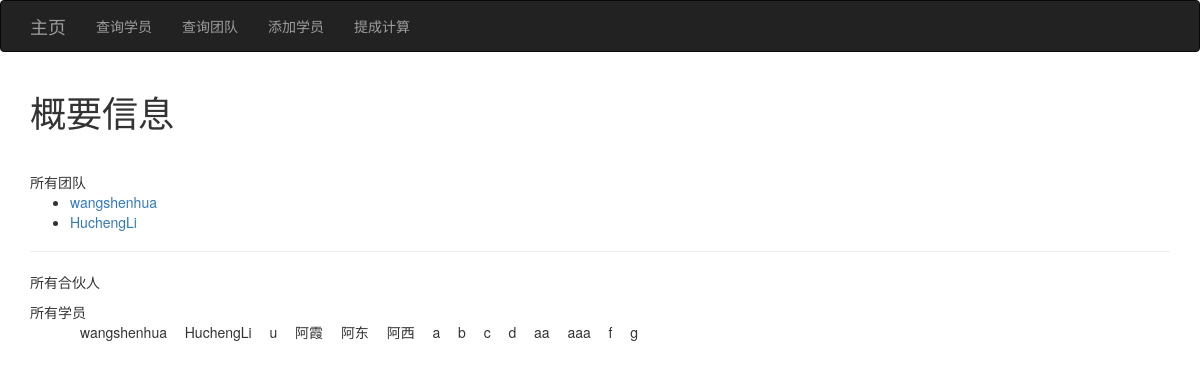
/, run on an earlier commit of the app's database.
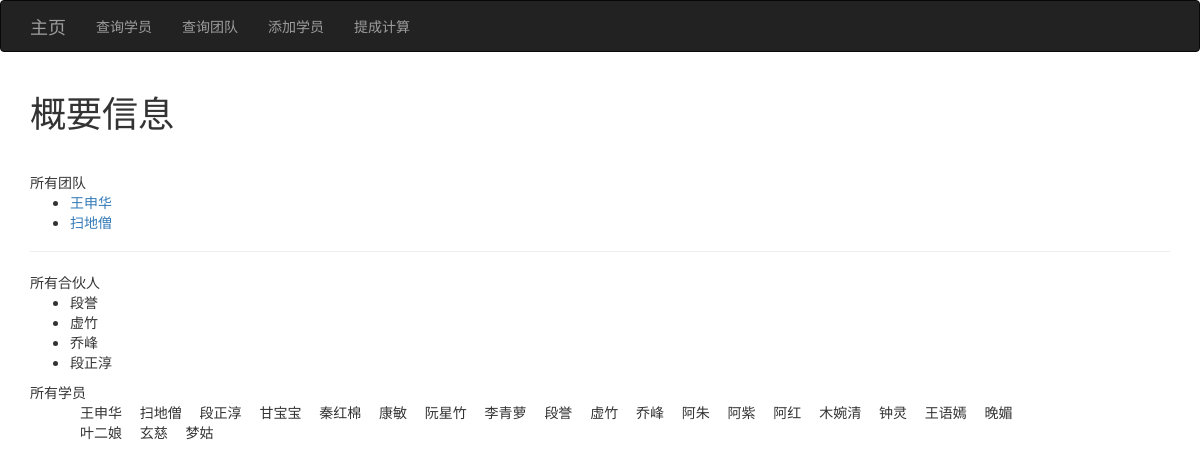
And on a later commit of the database.
### app/models.py (models this page shows)
class Team(db.Model):
    __tablename__ = 'teams'
    id = db.Column(db.Integer, primary_key=True)
    leader = db.Column(db.String(64), index=True, unique=True)
    timestamp = db.Column(db.DateTime(), default=datetime.utcnow)
    students = db.relationship('Student', backref='team', lazy='dynamic')

class Student(db.Model):
    __tablename__ = 'students'
    id = db.Column(db.Integer, primary_key=True)
    name = db.Column(db.String(64), index=True, unique=True)
    role = db.Column(db.String(64))
    referrer = db.Column(db.String(64))
    timestamp = db.Column(db.DateTime(), default=datetime.utcnow)
    team_id = db.Column(db.Integer, db.ForeignKey('teams.id'))

### app/main/views.py (the view)
@main.route('/')
def index():
    teams = Team.query.all()
    partners = Student.query.filter_by(role='合伙人').all()
    return render_template('index.html', teams=teams, partners=partners)

### app/templates/index.html (shortened to what this page needs)
{% extends "base.html" %}
{% import "bootstrap/wtf.html" as wtf %}
{% block page_content %}
<h1>概要信息</h1>
<div class="page-header" xmlns="http://www.w3.org/1999/html">
    所有团队
    <ul>
    {% for team in teams %}
        <li><a href="{{url_for('main.team_info', teamname=team.leader)}}">{{team.leader}}</a></li>
    {% endfor %}
    </ul>
</div>
<div>
    所有合伙人
    <ul>
        {% for partner in partners %}
        <li>{{partner.name}}</li>
        {% endfor %}
    </ul>
</div>
<div id="a">
    所有学员
    <ul>
        {% for team in teams %}
            {% for student in team.students %}
                <li>{{student.name}}&nbsp;&nbsp;</li>
            {% endfor%}
        {% endfor %}
    </ul>
</div>
{% endblock %}

### app/templates/base.html (shortened to what this page needs)
{% extends "bootstrap/base.html" %}
{% block head %}
{{ super() }}
<link rel="stylesheet" type="text/css" href="{{ url_for('static', filename='styles.css') }}">
{% endblock %}
{% block navbar %}
<div class="navbar navbar-inverse" role="navigation">
    <div class="container">
        <div class="navbar-header">
            <a class="navbar-brand" href="{{ url_for('main.index') }}">主页</a>
        </div>
        <div class="navbar-collapse collapse">
            <ul class="nav navbar-nav">
                <li><a href="{{ url_for('main.query_student') }}">查询学员</a></li>
            </ul>
            <ul class="nav navbar-nav">
                <li><a href="{{ url_for('main.query_team') }}">查询团队</a></li>
            </ul>
            <ul class="nav navbar-nav">
                <li><a href="{{ url_for('main.add_student') }}">添加学员</a></li>
            </ul>
            <ul class="nav navbar-nav">
                <li><a href="{{ url_for('main.calculate') }}">提成计算</a></li>
            </ul>
        </div>
    </div>
</div>
{% endblock %}
{% block content %}
<div class="container">
    {% block page_content %}{% endblock %}
</div>
{% endblock %}

### app/templates/index.html (style rules this page uses)
#a ul { width:1000px }
#a li { float:left; margin-left: 10px; list-style-type: none; }

What changed in the data, as far as the page shows it:
removed Team: leader "wangshenhua", Student (name "u"), Student (name "阿霞"), Student (name "阿东"), Student (name "阿西")
removed Team: leader "HuchengLi", Student (name "d"), Student (name "aa"), Student (name "aaa"), Student (name "f"), Student (name "g")
removed Student: name "wangshenhua", shown under Team "wangshenhua"
removed Student: name "HuchengLi", shown under Team "wangshenhua"
removed Student: name "a", shown under Team "HuchengLi"
removed Student: name "b", shown under Team "HuchengLi"
removed Student: name "c", shown under Team "HuchengLi"
added Team: leader "王申华"
added Team: leader "扫地僧", Student (name "阿朱"), Student (name "阿紫"), Student (name "阿红"), Student (name "木婉清"), Student (name "钟灵"), Student (name "王语嫣"), Student (name "晚媚"), Student (name "叶二娘"), Student (name "玄慈")
added Student: name "段誉"
added Student: name "虚竹"
added Student: name "乔峰"
added Student: name "段正淳"
added Student: name "王申华", shown under Team "王申华"
added Student: name "扫地僧", shown under Team "王申华"
added Student: name "甘宝宝", shown under Team "王申华"
added Student: name "秦红棉", shown under Team "王申华"
added Student: name "康敏", shown under Team "王申华"
added Student: name "阮星竹", shown under Team "王申华"
added Student: name "李青萝", shown under Team "王申华"
added Student: name "梦姑", shown under Team "扫地僧"
